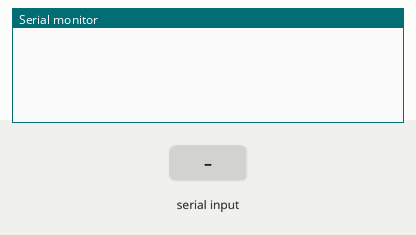
This sketch was run on a simulated Arduino Uno, built with avr-gcc and run on an emulated ATmega328P. Parts: the last lines printed to the serial monitor. The inputs (shaded band) are chosen by the test bench.

Above: at 1.2 s.
1.3 s: "<test_connection/>\n" received over Serial
At 2.5 s:
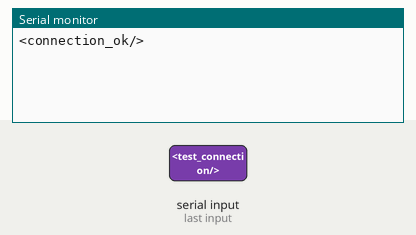
2.8 s: "MODE\n" received over Serial
At 3.4 s:
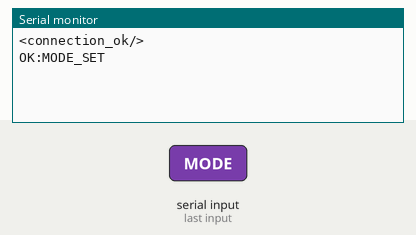
4.3 s: "MOVE\n" received over Serial
At 4.6 s:
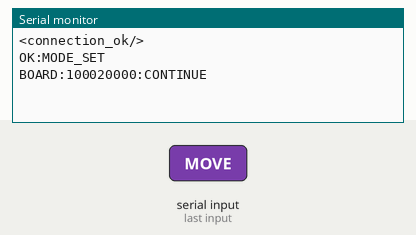
5.8 s: "RESET\n" received over Serial
At 6.9 s:
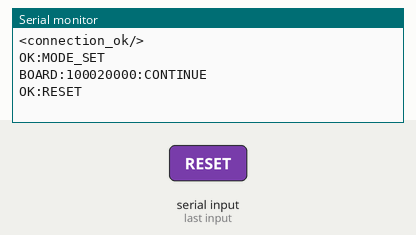
7.3 s: "MOVE90\n" received over Serial
At 8.1 s:
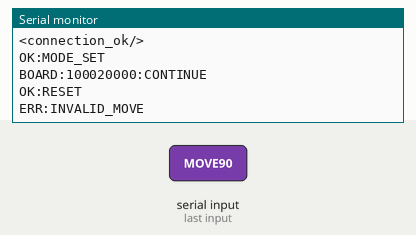

The sketch:

Server-side.ino
```cpp
#include <EEPROM.h>

/**
 * @defgroup server_side Server Side
 * @brief Documentation for the server-side firmware.
 * @{
 */

/**
 * @enum GameMode
 * @brief Enum representing game modes.
 */
enum GameMode {
  MAN_VS_MAN = 1,
  MAN_VS_AI = 2,
  AI_VS_AI = 3
};

/** @brief Game board representation (0: empty, 1: X, 2: O). */
int board[9] = {0,0,0,0,0,0,0,0,0};

/** @brief Current game mode. */
GameMode currentMode = MAN_VS_MAN;

/** @brief Indicates whether it is the first player's turn. */
bool isFirstPlayerTurn = true;

/** @brief Flag to control AI vs AI game flow. */
bool aiGameRunning = false;  // New flag to control AI vs AI game flow

/**
 * @brief Helper function to check if three positions match.
 * @param a Index of the first position.
 * @param b Index of the second position.
 * @param c Index of the third position.
 * @return True if all three positions match; otherwise, false.
 */
 bool checkLine(int a, int b, int c) {
  return (board[a] != 0) && (board[a] == board[b]) && (board[b] == board[c]);
}

/**
 * @brief Check for the winner.
 * @return 1 if player X wins, 2 if player O wins, 0 if no winner.
 */
int checkWinner() {
  // Check rows
  for(int i = 0; i < 9; i += 3)
    if(checkLine(i, i+1, i+2)) return board[i];

  // Check columns
  for(int i = 0; i < 3; i++)
    if(checkLine(i, i+3, i+6)) return board[i];

  // Check diagonals
  if(checkLine(0, 4, 8)) return board[0];
  if(checkLine(2, 4, 6)) return board[2];

  return 0;
}


/**
 * @brief Check if the game board is full.
 * @return True if the board is full; otherwise, false.
 */
bool isBoardFull() {
  for(int i = 0; i < 9; i++)
    if(board[i] == 0) return false;
  return true;
}

/**
 * @brief Calculate the AI's move.
 * @param player The player for which the move is calculated (1: X, 2: O).
 * @return The index of the calculated move, or -1 if no move is possible.
 */
int calculateAIMove(int player) {
  // First check if AI can win
  for(int i = 0; i < 9; i++) {
    if(board[i] == 0) {
      board[i] = player;
      if(checkWinner() == player) {
        board[i] = 0;
        return i;
      }
      board[i] = 0;
    }
  }

  // Check if opponent can win and block
  int opponent = (player == 1) ? 2 : 1;
  for(int i = 0; i < 9; i++) {
    if(board[i] == 0) {
      board[i] = opponent;
      if(checkWinner() == opponent) {
        board[i] = 0;
        return i;
      }
      board[i] = 0;
    }
  }

  // Take center if available
  if(board[4] == 0) return 4;

  // Take corner
  int corners[] = {0, 2, 6, 8};
  for(int i = 0; i < 4; i++) {
    if(board[corners[i]] == 0)
      return corners[i];
  }

  // Take any available space
  for(int i = 0; i < 9; i++)
    if(board[i] == 0) return i;

  return -1;
}


/**
 * @brief Process the received command.
 * @param command The received command as a string.
 */
void processCommand(String command) {
  // Обробка команди тесту підключення
  if(command == "<test_connection/>") {
    Serial.println("<connection_ok/>");
    return;
  }

  if(command.startsWith("MODE")) {
    currentMode = (GameMode)command.substring(4).toInt();
    memset(board, 0, sizeof(board));
    isFirstPlayerTurn = true;
    aiGameRunning = false;  // Reset AI game state on mode change
    Serial.println("OK:MODE_SET");
    return;
  }

  if(command.startsWith("MOVE")) {
    int position = command.substring(4).toInt();
    if(position < 0 || position > 8 || board[position] != 0) {
      Serial.println("ERR:INVALID_MOVE");
      return;
    }

    if(currentMode == MAN_VS_MAN) {
      board[position] = isFirstPlayerTurn ? 1 : 2;
      isFirstPlayerTurn = !isFirstPlayerTurn;
    } else {
      board[position] = 1;
    }

    String response = "BOARD:";
    for(int i = 0; i < 9; i++)
      response += String(board[i]);

    int winner = checkWinner();
    if(winner > 0) {
      Serial.println(response + ":WIN:" + String(winner));
      return;
    }
    if(isBoardFull()) {
      Serial.println(response + ":DRAW");
      return;
    }

    if(currentMode != MAN_VS_MAN) {
      int aiMove = calculateAIMove(2);
      if(aiMove >= 0) {
        board[aiMove] = 2;
        response = "BOARD:";
        for(int i = 0; i < 9; i++)
          response += String(board[i]);

        winner = checkWinner();
        if(winner > 0) {
          Serial.println(response + ":WIN:" + String(winner));
          return;
        }
        if(isBoardFull()) {
          Serial.println(response + ":DRAW");
          return;
        }
      }
    }

    Serial.println(response + ":CONTINUE");
    return;
  }

  if(command == "RESET") {
    memset(board, 0, sizeof(board));
    isFirstPlayerTurn = true;
    aiGameRunning = (currentMode == AI_VS_AI);  // Start AI game only on reset
    Serial.println("OK:RESET");
    return;
  }
}

/**
 * @brief Arduino setup function.
 */
void setup() {
  Serial.begin(9600);
  while(!Serial) {
    ; // Wait for serial port to connect
  }
}

/**
 * @brief Arduino main loop function.
 */
void loop() {
  if(Serial.available() > 0) {
    String command = Serial.readStringUntil('\n');
    command.trim();
    processCommand(command);
  }

  // AI vs AI mode logic
  if(currentMode == AI_VS_AI && aiGameRunning && !isBoardFull() && checkWinner() == 0) {
    delay(1000);  // Add delay between moves

    // X's move
    int aiMove = calculateAIMove(1);
    if(aiMove >= 0) {
      board[aiMove] = 1;
      String response = "BOARD:";
      for(int i = 0; i < 9; i++)
        response += String(board[i]);

      int winner = checkWinner();
      if(winner > 0) {
        Serial.println(response + ":WIN:" + String(winner));
        aiGameRunning = false;  // Stop AI game on win
        return;
      }
      if(isBoardFull()) {
        Serial.println(response + ":DRAW");
        aiGameRunning = false;  // Stop AI game on draw
        return;
      }

      // O's move
      aiMove = calculateAIMove(2);
      if(aiMove >= 0) {
        board[aiMove] = 2;
        response = "BOARD:";
        for(int i = 0; i < 9; i++)
          response += String(board[i]);

        winner = checkWinner();
        if(winner > 0) {
          Serial.println(response + ":WIN:" + String(winner));
          aiGameRunning = false;  // Stop AI game on win
          return;
        }
        if(isBoardFull()) {
          Serial.println(response + ":DRAW");
          aiGameRunning = false;  // Stop AI game on draw
          return;
        }

        Serial.println(response + ":CONTINUE");
      }
    }
  }
}
```

Measured:
- after the input at 1.3 s, the serial monitor: prints a new line at once (image 1)
- after the input at 2.8 s, the serial monitor: prints a new line at once (image 2)
- after the input at 4.3 s, the serial monitor: prints a new line at once (image 3)
- after the input at 5.8 s, the serial monitor: prints a new line at once (image 4)
- after the input at 7.3 s, the serial monitor: prints a new line at once (image 5)
